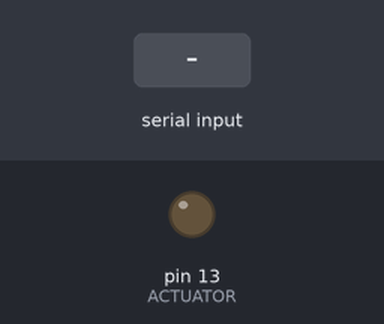
A sketch run on a simulated Arduino Uno, built with avr-gcc and run on an emulated ATmega328P. Parts: output pins drawn as LEDs (lit = HIGH). Inputs (shaded band) come from the test bench.

Above: at 1.2 s.
1.3 s: byte 1 (0x01) received over Serial
At 2.7 s:
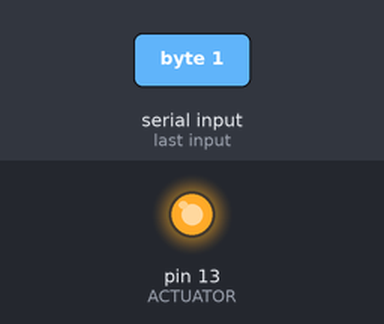
Timing chart, 0 to 4.3 s (numbered marks = the images above; inputs shaded):
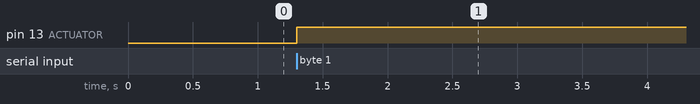

The sketch:

actuating_board.ino
```cpp
/**
 * Some simple code for writing to an actuator based on serial data.
 *
 * released into the wild by Mark, Shiry, & Valkyrie in 2012
 */

const int ACTUATOR = 13;

void setup() {
  pinMode(ACTUATOR, OUTPUT);
  Serial.begin(9600);
}

void loop() {
  if (Serial.available() > 0) {
    int incomingByte = Serial.read();

    if (incomingByte == 0x01) {
      digitalWrite(ACTUATOR, HIGH);
    } else if (incomingByte == 0x00) {
      digitalWrite(ACTUATOR, LOW);
    }
  }
}
```

Measured:
- after the input at 1.3 s, pin 13 (ACTUATOR): LOW → HIGH at once
